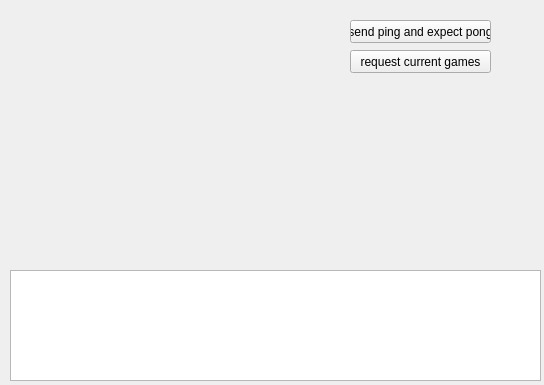
<?xml version="1.0" encoding="UTF-8"?>
<ui version="4.0">
 <class>TestCoreGUIForm</class>
 <widget class="QWidget" name="TestCoreGUIForm">
  <property name="geometry">
   <rect>
    <x>0</x>
    <y>0</y>
    <width>544</width>
    <height>385</height>
   </rect>
  </property>
  <property name="windowTitle">
   <string>Form</string>
  </property>
  <widget class="QTextBrowser" name="textBrowser">
   <property name="geometry">
    <rect>
     <x>10</x>
     <y>270</y>
     <width>531</width>
     <height>111</height>
    </rect>
   </property>
  </widget>
  <widget class="QPushButton" name="pushButton">
   <property name="geometry">
    <rect>
     <x>350</x>
     <y>20</y>
     <width>141</width>
     <height>23</height>
    </rect>
   </property>
   <property name="text">
    <string>send ping and expect pong</string>
   </property>
  </widget>
  <widget class="QPushButton" name="pushButton_2">
   <property name="geometry">
    <rect>
     <x>350</x>
     <y>50</y>
     <width>141</width>
     <height>23</height>
    </rect>
   </property>
   <property name="text">
    <string>request current games</string>
   </property>
  </widget>
 </widget>
 <resources/>
 <connections/>
</ui>
